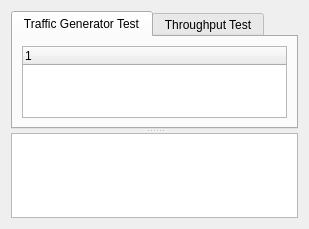
<ui version="4.0" >
 <class>NMGStatisticWidgetBase</class>
 <widget class="QWidget" name="NMGStatisticWidgetBase" >
  <property name="geometry" >
   <rect>
    <x>0</x>
    <y>0</y>
    <width>309</width>
    <height>229</height>
   </rect>
  </property>
  <property name="windowTitle" >
   <string>Graphic Analysis</string>
  </property>
  <layout class="QVBoxLayout" >
   <item>
    <widget class="QSplitter" name="splitter" >
     <property name="orientation" >
      <enum>Qt::Vertical</enum>
     </property>
     <widget class="QTabWidget" name="tabTest" >
      <property name="currentIndex" >
       <number>0</number>
      </property>
      <widget class="QWidget" name="tabPacket" >
       <attribute name="title" >
        <string>Traffic Generator Test</string>
       </attribute>
       <layout class="QHBoxLayout" >
        <item>
         <widget class="NMGGroupTreeWidget" name="statisticTreePacket" >
          <property name="editTriggers" >
           <set>QAbstractItemView::AnyKeyPressed|QAbstractItemView::DoubleClicked|QAbstractItemView::EditKeyPressed|QAbstractItemView::NoEditTriggers|QAbstractItemView::SelectedClicked</set>
          </property>
          <property name="selectionMode" >
           <enum>QAbstractItemView::ExtendedSelection</enum>
          </property>
          <property name="uniformRowHeights" >
           <bool>false</bool>
          </property>
          <property name="sortingEnabled" >
           <bool>false</bool>
          </property>
          <column>
           <property name="text" >
            <string/>
           </property>
          </column>
         </widget>
        </item>
       </layout>
      </widget>
      <widget class="QWidget" name="tabAggregation" >
       <attribute name="title" >
        <string>Throughput Test</string>
       </attribute>
       <layout class="QHBoxLayout" >
        <item>
         <widget class="NMGGroupTreeWidget" name="statisticTreeAggregation" >
          <property name="editTriggers" >
           <set>QAbstractItemView::AnyKeyPressed|QAbstractItemView::DoubleClicked|QAbstractItemView::EditKeyPressed|QAbstractItemView::NoEditTriggers|QAbstractItemView::SelectedClicked</set>
          </property>
          <property name="selectionMode" >
           <enum>QAbstractItemView::ExtendedSelection</enum>
          </property>
          <property name="uniformRowHeights" >
           <bool>false</bool>
          </property>
          <property name="sortingEnabled" >
           <bool>false</bool>
          </property>
          <column>
           <property name="text" >
            <string/>
           </property>
          </column>
         </widget>
        </item>
       </layout>
      </widget>
     </widget>
     <widget class="QTextBrowser" name="statisticView" />
    </widget>
   </item>
  </layout>
 </widget>
 <customwidgets>
  <customwidget>
   <class>NMGGroupTreeWidget</class>
   <extends>QTreeWidget</extends>
   <header location="global" >nmggrouptreewidget.h</header>
  </customwidget>
 </customwidgets>
 <resources/>
 <connections/>
</ui>
